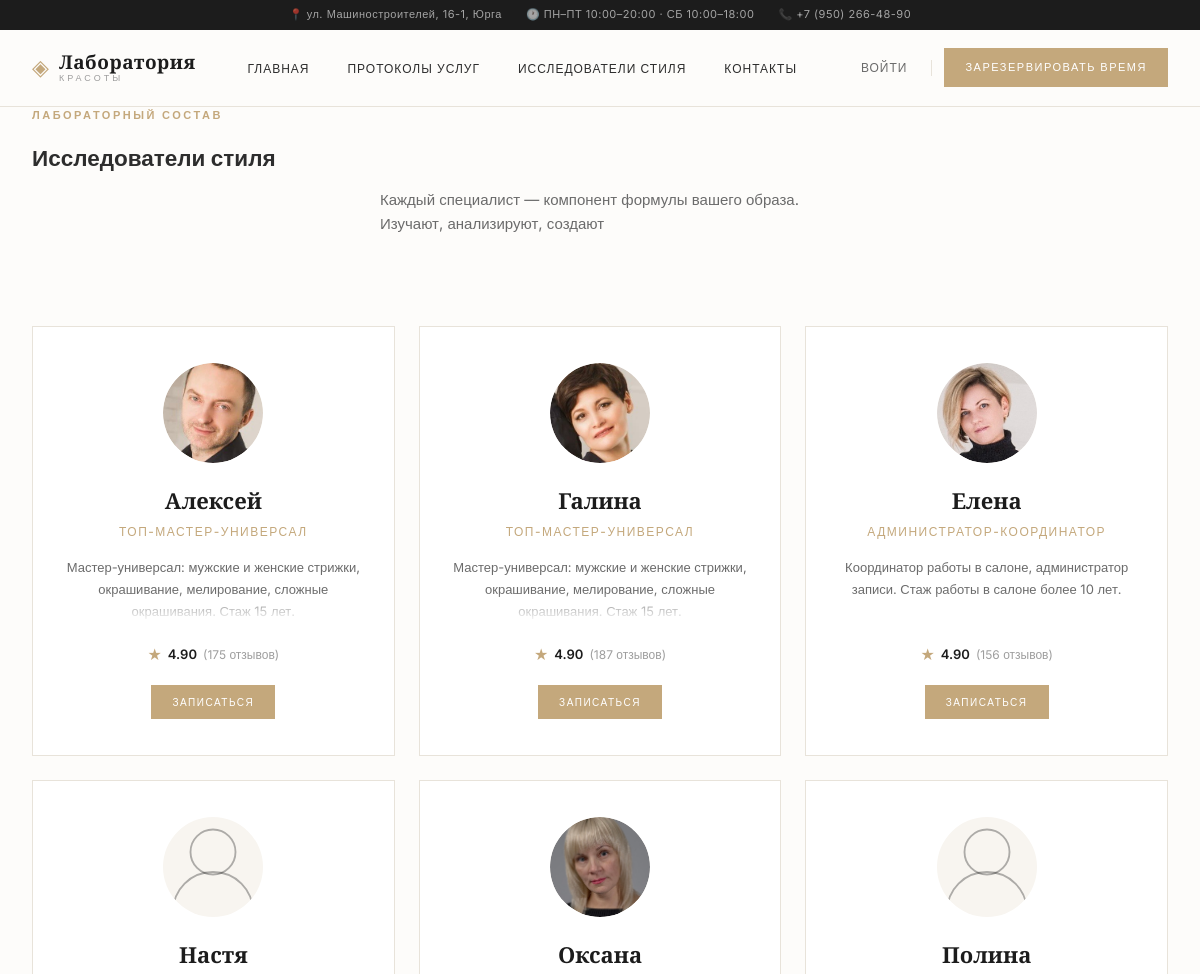
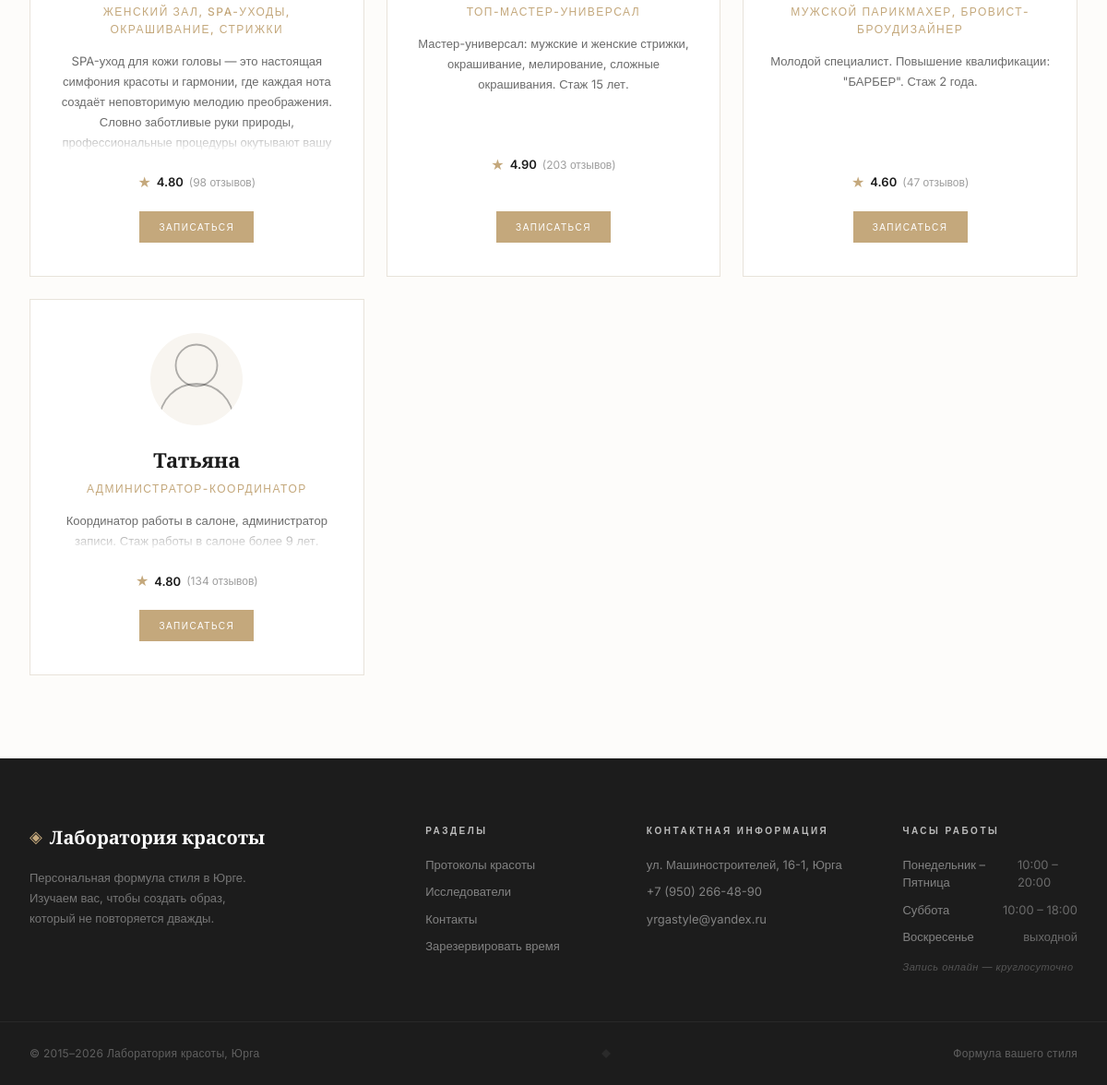
The app's page /pages/masters.php with its own data (2 pictures, top to bottom).
### tables this page shows
CREATE TABLE `masters` (
  `id` int(11) NOT NULL,
  `name` varchar(100) NOT NULL,
  `specialization` varchar(200) NOT NULL,
  `description` text DEFAULT NULL,
  `photo` varchar(255) DEFAULT NULL,
  `rating` decimal(3,2) DEFAULT 0.00,
  `reviews_count` int(11) DEFAULT 0,
  `is_active` tinyint(1) DEFAULT 1,
  `created_at` timestamp NOT NULL DEFAULT current_timestamp(),
  `updated_at` timestamp NOT NULL DEFAULT current_timestamp() ON UPDATE current_timestamp()
);

### pages/masters.php (the view, shortened to what this page needs)
<?php
    require_once __DIR__ . '/../config/db.php';
    $stmt = $pdo->query("SELECT * FROM masters WHERE is_active = 1 ORDER BY name ASC");
    $masters = $stmt->fetchAll();
    include 'header.php';
?>
<section class="page-header">
    <div class="container">
        <span class="section-eyebrow">Лабораторный состав</span>
        <h1 class="page-title">Исследователи стиля</h1>
        <p class="page-subtitle">Каждый специалист — компонент формулы вашего образа. Изучают, анализируют, создают</p>
    </div>
</section>
<section class="section">
    <div class="container">
        <div class="masters-grid">
            <?php foreach ($masters as $master): ?>
                <div class="master-card">
                    <div class="master-photo">
                        <?php if (!empty($master['photo'])): ?>
                            <img src="<?php echo $basePath; ?>/assets/images/masters/<?php echo $master['photo']; ?>"
                                 alt="<?php echo htmlspecialchars($master['name']); ?>"
                                 class="master-avatar-img">
                        <?php else: ?>
                            <img src="<?php echo $basePath; ?>/assets/images/icons/avatar-placeholder.svg"
                                 alt="<?php echo htmlspecialchars($master['name']); ?>"
                                 class="master-avatar-img"
                                 width="80" height="80">
                        <?php endif; ?>
                    </div>
                    <div class="master-info">
                        <h3 class="master-name"><?php echo htmlspecialchars($master['name']); ?></h3>
                        <p class="master-spec"><?php echo htmlspecialchars($master['specialization']); ?></p>
                        <?php if (!empty($master['description'])): ?>
                            <p class="master-desc"><?php echo htmlspecialchars($master['description']); ?></p>
                        <?php endif; ?>
                        <?php if ($master['reviews_count'] > 0): ?>
                            <div class="master-meta">
                                <div class="master-rating">
                                    <span class="master-stars">★</span>
                                    <span class="master-rating-value"><?php echo $master['rating']; ?></span>
                                    <span class="master-reviews">(<?php echo $master['reviews_count']; ?> отзывов)</span>
                                </div>
                            </div>
                        <?php endif; ?>
                    </div>
                    <a href="<?php echo $basePath; ?>/pages/booking.php?master=<?php echo $master['id']; ?>" class="btn btn-gold btn-sm master-btn">Записаться</a>
                </div>
            <?php endforeach; ?>
        </div>
    </div>
</section>
<?php include 'footer.php'; ?>

### pages/header.php (shortened to what this page needs)
<?php
    if (!isset($basePath)) {
        $basePath = '/beauty-salon';
    }
?>
<!DOCTYPE html>
<html lang="ru">
<!DOCTYPE html>
<html lang="ru">
<head>
    <link rel="stylesheet" href="<?php echo $basePath; ?>/assets/css/style.css">
</head>
<body>
<header class="site-header">
    <div class="header-top">
        <div class="container header-top-inner">
            <span class="header-top-item">📍 ул. Машиностроителей, 16-1, Юрга</span>
            <span class="header-top-item">🕐 ПН–ПТ 10:00–20:00 · СБ 10:00–18:00</span>
            <a href="tel:+79502664890" class="header-top-link">📞 +7 (950) 266-48-90</a>
        </div>
    </div>
    <div class="header-main">
        <div class="container header-main-inner">
            <a href="<?php echo $basePath; ?>/" class="logo">
                <span class="logo-mark">◈</span>
                <div class="logo-words">
                    <span class="logo-line1">Лаборатория</span>
                    <span class="logo-line2">красоты</span>
                </div>
            </a>
            <nav class="main-nav" id="mainNav">
                <ul class="nav-list">
                    <li><a href="<?php echo $basePath; ?>/">Главная</a></li>
                    <li><a href="<?php echo $basePath; ?>/pages/services.php">Протоколы услуг</a></li>
                    <li><a href="<?php echo $basePath; ?>/pages/masters.php">Исследователи стиля</a></li>
                    <li><a href="<?php echo $basePath; ?>/pages/contacts.php">Контакты</a></li>
                </ul>
            </nav>
            <div class="header-actions">
                <?php if (isset($_SESSION['client_id'])): ?>
                    <a href="<?php echo $basePath; ?>/pages/account/cabinet.php" class="header-link header-user">
                        <span class="header-user-icon">
                            <svg width="16" height="16" viewBox="0 0 24 24" fill="none" stroke="currentColor" stroke-width="1.5">
                                <circle cx="12" cy="8" r="4"/>
                                <path d="M4 20c0-4 4-7 8-7s8 3 8 7" stroke-linecap="round"/>
                            </svg>
                        </span>
                        <?php echo htmlspecialchars($_SESSION['client_name']); ?>
                    </a>
                    <span class="header-actions-divider"></span>
                    <a href="<?php echo $basePath; ?>/pages/booking.php" class="btn btn-gold">Зарезервировать время</a>
                <?php else: ?>
                    <a href="<?php echo $basePath; ?>/pages/login.php" class="header-link">Войти</a>
                    <a href="<?php echo $basePath; ?>/pages/booking.php" class="btn btn-gold">Зарезервировать время</a>
                <?php endif; ?>
            </div>
        </div>
    </div>
</header>
<main class="site-main">

### pages/footer.php (shortened to what this page needs)
</main>
<footer class="site-footer">
    <div class="container footer-inner">
        <div class="footer-col footer-col-brand">
            <a href="<?php echo $basePath; ?>/" class="footer-logo">
                <span class="footer-logo-mark">◈</span>
                <span class="footer-logo-text">Лаборатория красоты</span>
            </a>
            <p class="footer-desc">Персональная формула стиля в Юрге. Изучаем вас, чтобы создать образ, который не повторяется дважды.</p>
        </div>
        <div class="footer-col">
            <h5 class="footer-col-title">Разделы</h5>
            <ul class="footer-links">
                <li><a href="<?php echo $basePath; ?>/pages/services.php">Протоколы красоты</a></li>
                <li><a href="<?php echo $basePath; ?>/pages/masters.php">Исследователи</a></li>
                <li><a href="<?php echo $basePath; ?>/pages/contacts.php">Контакты</a></li>
                <li><a href="<?php echo $basePath; ?>/pages/booking.php">Зарезервировать время</a></li>
            </ul>
        </div>
        <div class="footer-col">
            <h5 class="footer-col-title">Контактная информация</h5>
            <ul class="footer-links">
                <li>ул. Машиностроителей, 16-1, Юрга</li>
                <li><a href="tel:+79502664890">+7 (950) 266-48-90</a></li>
                <li><a href="mailto:yrgastyle@yandex.ru">yrgastyle@yandex.ru</a></li>
            </ul>
        </div>
        <div class="footer-col">
            <h5 class="footer-col-title">Часы работы</h5>
            <ul class="footer-schedule">
                <li><span>Понедельник – Пятница</span> <span>10:00 – 20:00</span></li>
                <li><span>Суббота</span> <span>10:00 – 18:00</span></li>
                <li><span>Воскресенье</span> <span>выходной</span></li>
            </ul>
            <p class="footer-note">Запись онлайн — круглосуточно</p>
        </div>
    </div>
    <div class="footer-bottom">
        <div class="container footer-bottom-inner">
            <span>&copy; 2015–<?php echo date('Y'); ?> Лаборатория красоты, Юрга</span>
            <a href="<?php echo $basePath; ?>/pages/admin/login.php" target="_blank" rel="noopener noreferrer" class="admin-entry-link" title="Панель управления — откроется в новой вкладке" aria-label="Администратор">
                <svg width="10" height="10" viewBox="0 0 12 12" fill="none">
                    <path d="M6 0L12 6L6 12L0 6L6 0Z" fill="currentColor"/>
                </svg>
            </a>
            <span>Формула вашего стиля</span>
        </div>
    </div>
</footer>
</body>
</html>

### records on screen
masters: photo (picture), name "Алексей", specialization "ТОП-МАСТЕР-УНИВЕРСАЛ", description "Мастер-универсал: мужские и женские стрижки, окрашивание, мелирование, сложные окрашивания. Стаж 15 лет.", rating "4.90", reviews_count "175"
masters: photo (picture), name "Галина", specialization "ТОП-МАСТЕР-УНИВЕРСАЛ", description "Мастер-универсал: мужские и женские стрижки, окрашивание, мелирование, сложные окрашивания. Стаж 15 лет.", rating "4.90", reviews_count "187"
masters: photo (picture), name "Елена", specialization "АДМИНИСТРАТОР-КООРДИНАТОР", description "Координатор работы в салоне, администратор записи. Стаж работы в салоне более 10 лет.", rating "4.90", reviews_count "156"
masters: name "Настя", specialization "ЖЕНСКИЙ ЗАЛ, SPA-УХОДЫ, ОКРАШИВАНИЕ, СТРИЖКИ", description "SPA-уход для кожи головы — это настоящая симфония красоты и гармонии, где каждая нота создаёт неповторимую мелодию преображения. Словно заботливые руки природы, профессиональные процедуры окутывают вашу…", rating "4.80", reviews_count "98"
masters: photo (picture), name "Оксана", specialization "ТОП-МАСТЕР-УНИВЕРСАЛ", description "Мастер-универсал: мужские и женские стрижки, окрашивание, мелирование, сложные окрашивания. Стаж 15 лет.", rating "4.90", reviews_count "203"
masters: name "Полина", specialization "МУЖСКОЙ ПАРИКМАХЕР, БРОВИСТ-БРОУДИЗАЙНЕР", description "Молодой специалист. Повышение квалификации: \"БАРБЕР\". Стаж 2 года.", rating "4.60", reviews_count "47"
masters: name "Татьяна", specialization "АДМИНИСТРАТОР-КООРДИНАТОР", description "Координатор работы в салоне, администратор записи. Стаж работы в салоне более 9 лет.", rating "4.80", reviews_count "134"
